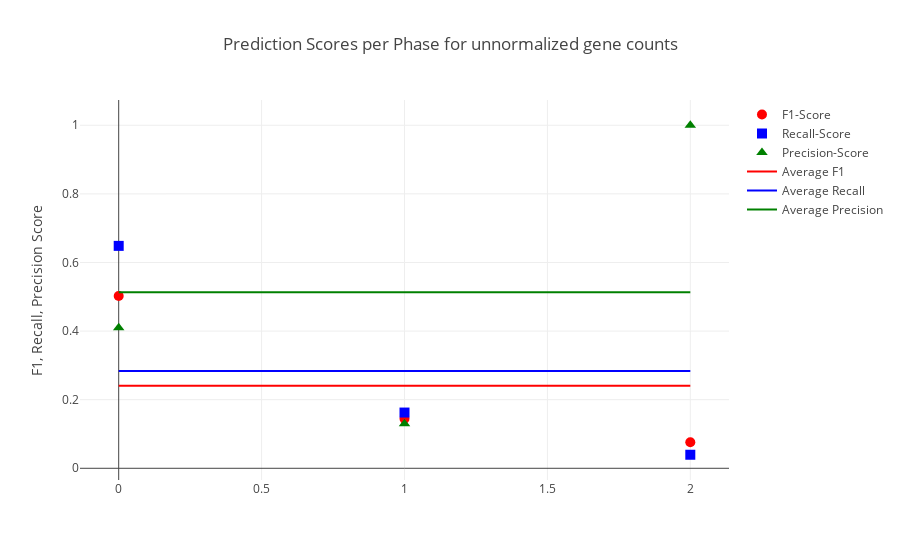

Source (notebook cell):
### Code cell
evaluation = helper.evaluate_prediction(prediction_table, label)

iplot(helper.plot_evaluation(*evaluation, average=True, xaxislbl=["G1","S","G2M"], title="Prediction Scores per Phase for unnormalized gene counts"))

### Figure 1 — Plotly figure (JSON) as saved in the notebook; plotly's stock layout.template omitted (floating-point values rounded to 4 significant figures)
{"data": [{"marker": {"color": "red", "size": 10, "symbol": "circle"}, "mode": "markers", "name": "F1-Score", "type": "scatter", "x": [0, 1, 2], "y": [0.5021, 0.1444, 0.07595]}, {"marker": {"color": "blue", "size": 10, "symbol": "square"}, "mode": "markers", "name": "Recall-Score", "type": "scatter", "x": [0, 1, 2], "y": [0.6484, 0.1625, 0.03947]}, {"marker": {"color": "green", "size": 10, "symbol": "triangle-up"}, "mode": "markers", "name": "Precision-Score", "type": "scatter", "x": [0, 1, 2], "y": [0.4097, 0.13, 1]}, {"marker": {"color": "red", "size": 10}, "mode": "lines", "name": "Average F1", "type": "scatter", "x": [0, 1, 2], "y": [0.2408, 0.2408, 0.2408]}, {"marker": {"color": "blue", "size": 10}, "mode": "lines", "name": "Average Recall", "type": "scatter", "x": [0, 1, 2], "y": [0.2834, 0.2834, 0.2834]}, {"marker": {"color": "green", "size": 10}, "mode": "lines", "name": "Average Precision", "type": "scatter", "x": [0, 1, 2], "y": [0.5132, 0.5132, 0.5132]}], "layout": {"title": "Prediction Scores per Phase for unnormalized gene counts", "xaxis": {"title": ["G1", "S", "G2M"]}, "yaxis": {"title": "F1, Recall, Precision Score"}}}
